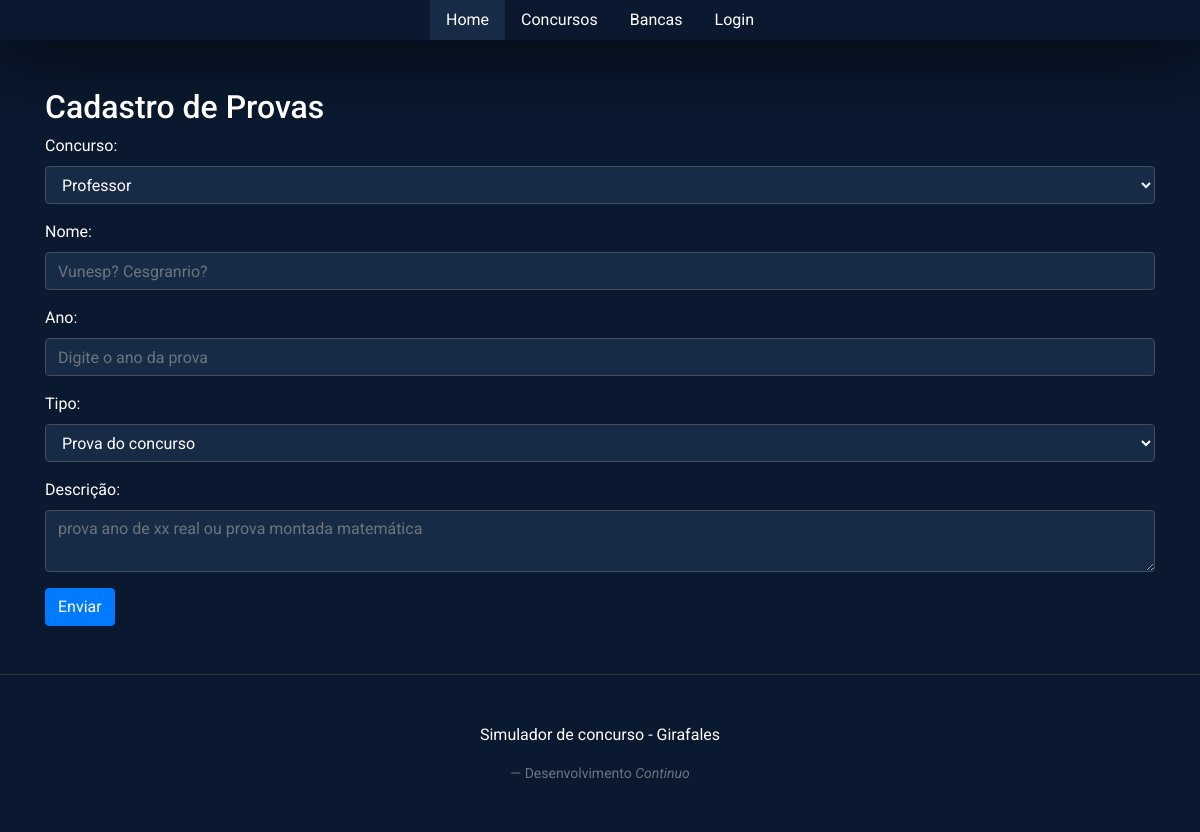
/concursos/exame_criar/4, run on an earlier commit of the app's database.
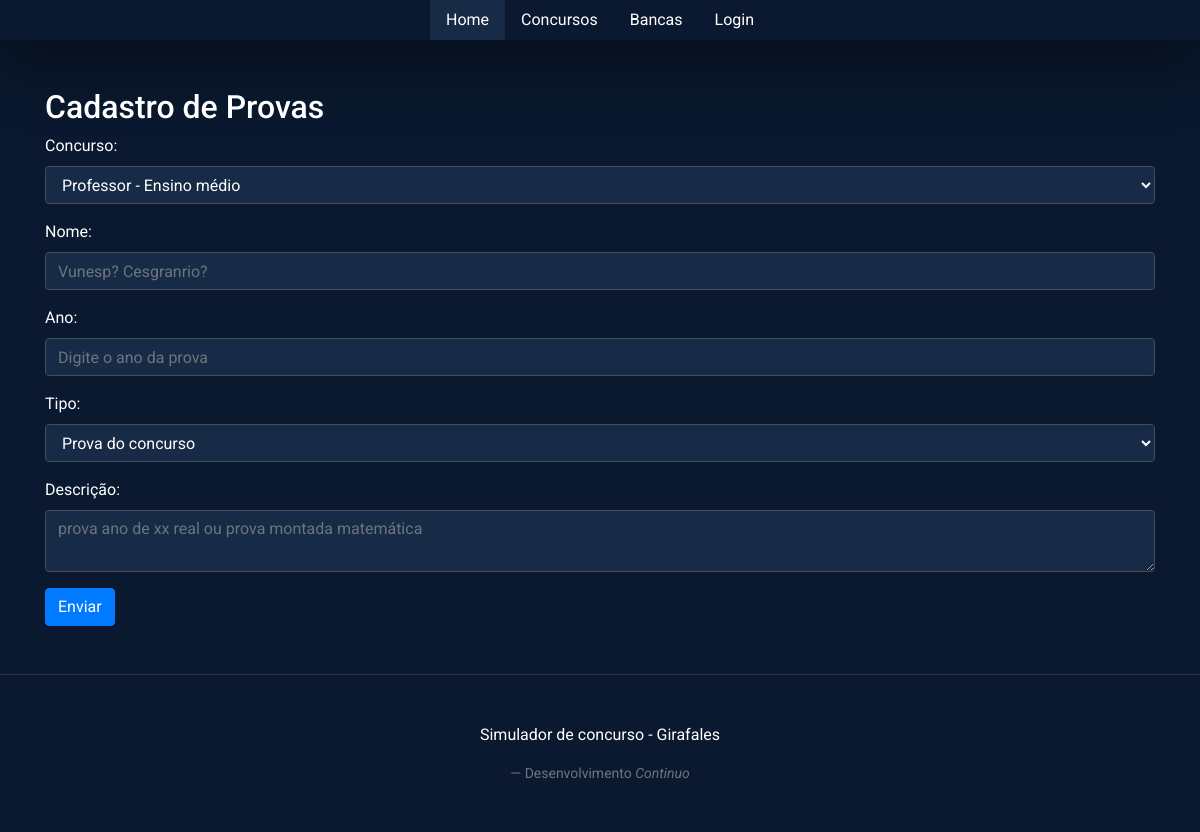
And on a later commit of the database.
### model.py (models this page shows)
class Contest(SQLModel, table=True):
	id: Optional[int] = Field(default=None, primary_key=True)
	name: str
	types: Optional[str]
	exams:List['Exam']=Relationship()

### contest.py (the view, shortened to what this page needs)
@contest.route('/exame_criar/<id>', methods=['GET' , 'POST'])
def create_exam(id):
	contest = model.get_id_contest(id)
	return render_template('contest/create_exam.html', contest = contest)

### model.py (called while the page is built)
def get_id_contest(id:int):
	with Session(engine) as session:
		data = session.get(Contest , id)
		return data

### templates/contest/create_exam.html (shortened to what this page needs)
{% extends "base.html" %}
{% block styles %}
    {{ bootstrap.load_css() }}
    <link rel="stylesheet"
                  href="{{url_for('static', filename='index.css')}}">
{% endblock %}
{% block content %}
<div class="container mt-5">
    <h2>Cadastro de Provas</h2>
    <form method="POST">
        <div class="form-group">
            <label for="contest_id">Concurso:</label>
            <select class="form-control" name="contest_id" id="contest_id" disabled>
                <option value="{{contest.id}}" selected>{{contest.name}}</option>
            </select>
        </div>
        <div class="form-group">
            <label for="name">Nome:</label>
            <input type="text" class="form-control" name="name" id="name" placeholder="Vunesp? Cesgranrio?">
        </div>
        <div class="form-group">
            <label for="year">Ano:</label>
            <input type="text" class="form-control" name="year" id="year" placeholder="Digite o ano da prova">
        </div>
        <div class="form-group">
            <label for="types">Tipo:</label>
            <select class="form-control" name="types" id="types">
                <option value="prova_concurso">Prova do concurso</option>
            </select>
        </div>
        <div class="form-group">
            <label for="description">Descrição:</label>
            <textarea class="form-control" name="description" id="description" rows="2" placeholder="prova ano de xx real ou prova montada matemática"></textarea>
        </div>
        <button type="submit" class="btn btn-primary">Enviar</button>
    </form>
</div>
{% endblock %}

What changed in the data, as far as the page shows it:
changed Contest: contest_id "Professor" → "Professor - Ensino médio"
